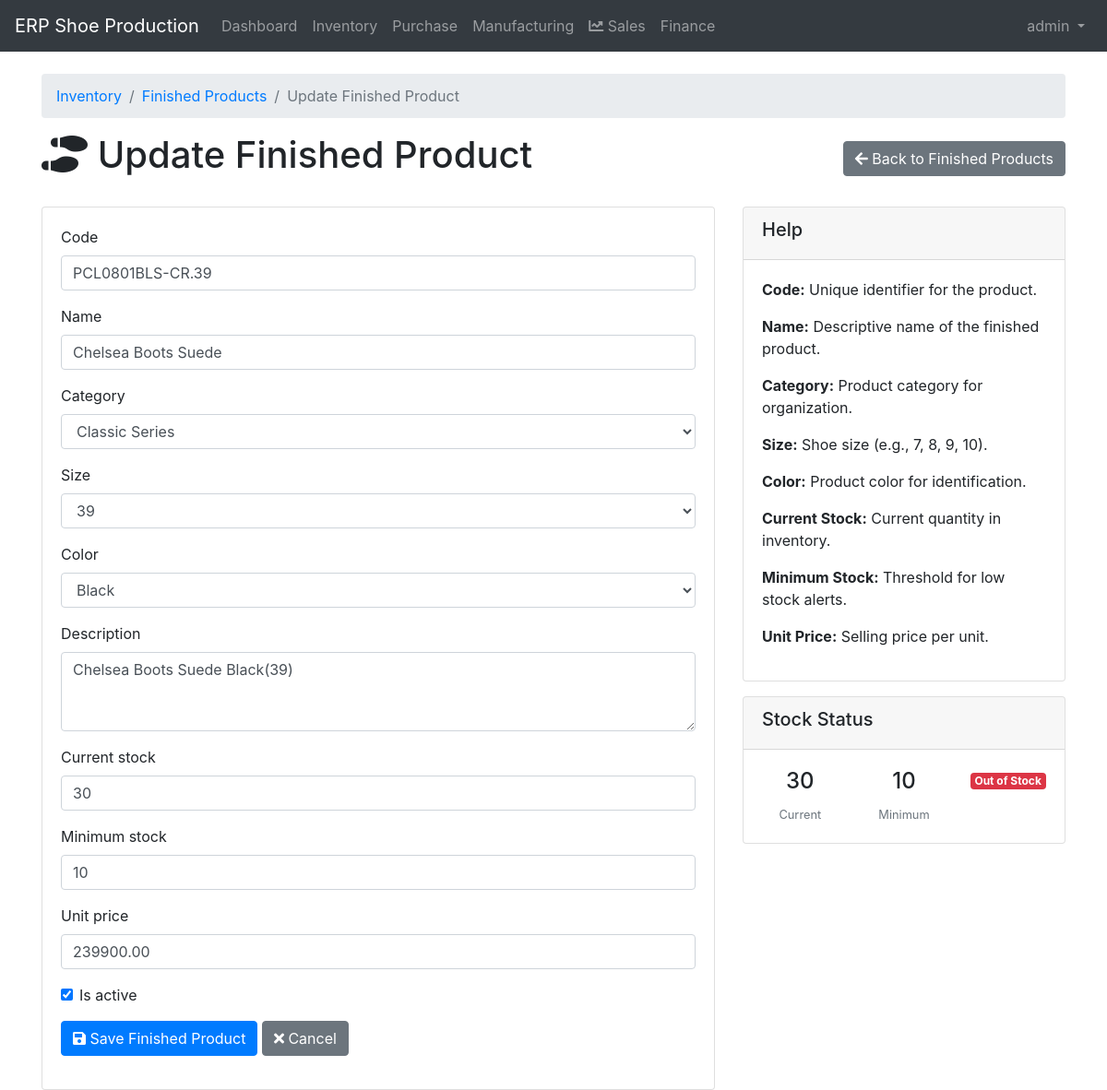
Screenshot of /inventory/finished-products/8/update/ (signed in) with the database file from the repository.
### inventory/models.py (models this page shows, shortened)
class FinishedProduct(models.Model):
    SIZE_CHOICES = [
        ('35', '35'),
        ('36', '36'),
        ('37', '37'),
        ('38', '38'),
        ('39', '39'),
        ('40', '40'),
        ('41', '41'),
        ('42', '42'),
        ('43', '43'),
        ('44', '44'),
        ('45', '45'),
    ]
    COLOR_CHOICES = [
        ('black', 'Black'),
        ('white', 'White'),
        ('brown', 'Brown'),
        ('blue', 'Blue'),
        ('red', 'Red'),
        ('green', 'Green'),
        ('yellow', 'Yellow'),
        ('gray', 'Gray'),
        ('navy', 'Navy'),
        ('beige', 'Beige'),
        ('sands', 'Sands'),
    ]
    code = models.CharField(max_length=20, unique=True)
    name = models.CharField(max_length=200)
    category = models.ForeignKey(ProductCategory, on_delete=models.CASCADE)
    size = models.CharField(max_length=10, choices=SIZE_CHOICES)
    color = models.CharField(max_length=20, choices=COLOR_CHOICES)
    description = models.TextField(blank=True)
    current_stock = models.IntegerField(default=0)
    minimum_stock = models.IntegerField(default=0)
    unit_price = models.DecimalField(max_digits=10, decimal_places=2, default=0)
    is_active = models.BooleanField(default=True)
    created_at = models.DateTimeField(auto_now_add=True)
    updated_at = models.DateTimeField(auto_now=True)
    @property
    def stock_status(self):
        if self.current_stock <= 0:
            return 'Out of Stock'
        elif self.current_stock <= self.minimum_stock:
            return 'Low Stock'
        else:
            return 'In Stock'

class ProductCategory(models.Model):
    name = models.CharField(max_length=100, unique=True)
    description = models.TextField(blank=True)
    created_at = models.DateTimeField(auto_now_add=True)
    def __str__(self):
        return self.name

### inventory/views.py (the view)
# urls.py: path('finished-products/<int:pk>/update/', views.finished_product_update, name='finished_product_update'),
@login_required
def finished_product_update(request, pk):
    finished_product = get_object_or_404(FinishedProduct, pk=pk)
    if request.method == 'POST':
        form = FinishedProductForm(request.POST, instance=finished_product)
        if form.is_valid():
            form.save()
            messages.success(request, 'Finished product updated successfully.')
            return redirect('finished_product_list')
    else:
        form = FinishedProductForm(instance=finished_product)
    context = {
        'form': form,
        'finished_product': finished_product,
        'title': 'Update Finished Product'
    }
    return render(request, 'inventory/finished_product_form.html', context)

### inventory/forms.py
class FinishedProductForm(forms.ModelForm):
    class Meta:
        model = FinishedProduct
        fields = [
            'code', 'name', 'category', 'size', 'color', 'description',
            'current_stock', 'minimum_stock', 'unit_price', 'is_active'
        ]
        widgets = {
            'description': forms.Textarea(attrs={'rows': 3}),
            'unit_price': forms.NumberInput(attrs={'step': '0.01'}),
        }

### templates/inventory/finished_product_form.html (shortened to what this page needs)
{% extends 'base.html' %}
{% load bootstrap4 %}
{% block content %}
<div class="row">
    <div class="col-12">
        <nav aria-label="breadcrumb">
            <ol class="breadcrumb">
                <li class="breadcrumb-item"><a href="{% url 'inventory_list' %}">Inventory</a></li>
                <li class="breadcrumb-item"><a href="{% url 'finished_product_list' %}">Finished Products</a></li>
                <li class="breadcrumb-item active">{{ title }}</li>
            </ol>
        </nav>
        <div class="d-flex justify-content-between align-items-center">
            <h1><i class="fas fa-shoe-prints"></i> {{ title }}</h1>
            <a href="{% url 'finished_product_list' %}" class="btn btn-secondary">
                <i class="fas fa-arrow-left"></i> Back to Finished Products
            </a>
        </div>
    </div>
</div>
<div class="row mt-4">
    <div class="col-md-8">
        <div class="card">
            <div class="card-body">
                <form method="post">
                    {% bootstrap_form form %}
                    <div class="form-group">
                        <button type="submit" class="btn btn-primary">
                            <i class="fas fa-save"></i> Save Finished Product
                        </button>
                        <a href="{% url 'finished_product_list' %}" class="btn btn-secondary">
                            <i class="fas fa-times"></i> Cancel
                        </a>
                    </div>
                </form>
            </div>
        </div>
    </div>
    <div class="col-md-4">
        <div class="card">
            <div class="card-header">
                <h5>Help</h5>
            </div>
            <div class="card-body">
                <p><strong>Code:</strong> Unique identifier for the product.</p>
                <p><strong>Name:</strong> Descriptive name of the finished product.</p>
                <p><strong>Category:</strong> Product category for organization.</p>
                <p><strong>Size:</strong> Shoe size (e.g., 7, 8, 9, 10).</p>
                <p><strong>Color:</strong> Product color for identification.</p>
                <p><strong>Current Stock:</strong> Current quantity in inventory.</p>
                <p><strong>Minimum Stock:</strong> Threshold for low stock alerts.</p>
                <p><strong>Unit Price:</strong> Selling price per unit.</p>
            </div>
        </div>
        {% if finished_product %}
        <div class="card mt-3">
            <div class="card-header">
                <h5>Stock Status</h5>
            </div>
            <div class="card-body">
                <div class="row text-center">
                    <div class="col-4">
                        <h4>{{ finished_product.current_stock }}</h4>
                        <small class="text-muted">Current</small>
                    </div>
                    <div class="col-4">
                        <h4>{{ finished_product.minimum_stock }}</h4>
                        <small class="text-muted">Minimum</small>
                    </div>
                    <div class="col-4">
                        {% if finished_product.stock_status == 'in_stock' %}
                            <span class="badge badge-success badge-lg">In Stock</span>
                        {% elif finished_product.stock_status == 'low_stock' %}
                            <span class="badge badge-warning badge-lg">Low Stock</span>
                        {% else %}
                            <span class="badge badge-danger badge-lg">Out of Stock</span>
                        {% endif %}
                    </div>
                </div>
            </div>
        </div>
        {% endif %}
    </div>
</div>
{% endblock %}

### templates/base.html (shortened to what this page needs)
<!DOCTYPE html>
<html lang="en">
<head>
    <link href="https://stackpath.bootstrapcdn.com/bootstrap/4.5.2/css/bootstrap.min.css" rel="stylesheet">
    <link rel="stylesheet" href="https://cdnjs.cloudflare.com/ajax/libs/font-awesome/5.15.1/css/all.min.css">
</head>
<body>
    <nav class="navbar navbar-expand-lg navbar-dark bg-dark">
        <a class="navbar-brand" href="{% url 'dashboard' %}">ERP Shoe Production</a>
        <div class="collapse navbar-collapse" id="navbarNav">
            <ul class="navbar-nav mr-auto">
                <li class="nav-item">
                    <a class="nav-link" href="{% url 'dashboard' %}">Dashboard</a>
                </li>
                {% if user.is_authenticated %}
                    {% if user.userprofile.role == 'admin' or user.userprofile.role == 'inventory_manager' %}
                    <li class="nav-item">
                        <a class="nav-link" href="{% url 'inventory_list' %}">Inventory</a>
                    </li>
                    {% endif %}
                    {% if user.userprofile.role == 'admin' or user.userprofile.role == 'purchase_manager' %}
                    <li class="nav-item">
                        <a class="nav-link" href="{% url 'purchase_list' %}">Purchase</a>
                    </li>
                    {% endif %}
                    {% if user.userprofile.role == 'admin' or user.userprofile.role == 'manufacturing_manager' %}
                    <li class="nav-item">
                        <a class="nav-link" href="{% url 'manufacturing_list' %}">Manufacturing</a>
                    </li>
                    {% endif %}
                    {% if user.userprofile.role == 'admin' or user.userprofile.role == 'sales_manager' %}
                    <li class="nav-item">
                        <a class="nav-link" href="{% url 'sales_list' %}">
                            <i class="fas fa-chart-line"></i> Sales
                        </a>
                    </li>
                    {% endif %}
                    {% if user.userprofile.role == 'admin' or user.userprofile.role == 'finance_manager' %}
                    <li class="nav-item">
                        <a class="nav-link" href="{% url 'finance_dashboard' %}">Finance</a>
                    </li>
                    {% endif %}
                {% endif %}
            </ul>
            <ul class="navbar-nav">
                {% if user.is_authenticated %}
                <li class="nav-item dropdown">
                    <a class="nav-link dropdown-toggle" href="#" id="navbarDropdown" role="button" data-toggle="dropdown" aria-haspopup="true" aria-expanded="false">
                        {{ user.username }}
                    </a>
                </li>
                {% else %}
                <li class="nav-item">
                    <a class="nav-link" href="{% url 'login' %}">Login</a>
                </li>
                {% endif %}
            </ul>
        </div>
    </nav>
    <div class="container mt-4">
        {% block content %}{% endblock %}
    </div>
</body>
</html>

### rows the page displays
FinishedProduct: code "PCL0801BLS-CR.39", name "Chelsea Boots Suede", category "Classic Series", size "39", color "Black", description "Chelsea Boots Suede Black(39)", current_stock "30", minimum_stock "10", unit_price "239900.00", is_active "☑"

### other values shown
{{ user.username }} "admin"
{{ title }} "Update Finished Product"
